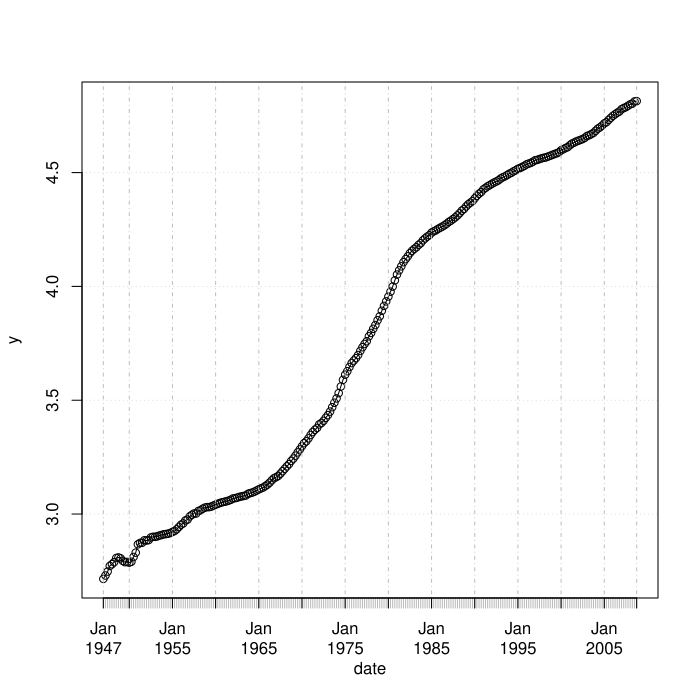

This chart was generated by the following R code:
#
# Copyright (c) 2015 by Yuchao Zhao, Xiaoye Meng.
#
# This program is free software: you can redistribute it and/or modify
# it under the terms of the GNU General Public License as published by
# the Free Software Foundation, either version 3 of the License, or
# (at your option) any later version.
#
# This program is distributed in the hope that it will be useful,
# but WITHOUT ANY WARRANTY; without even the implied warranty of
# MERCHANTABILITY or FITNESS FOR A PARTICULAR PURPOSE.  See the
# GNU General Public License for more details.
#
# You should have received a copy of the GNU General Public License
# along with this program.  If not, see <http://www.gnu.org/licenses/>.
#

require(xts)

da = read.table("data/q-gdpdef.txt", header = T)
y = log(da$gdpdef)
plot(xts(y, order.by = as.Date(paste(da$year, da$mom, da$day, sep = '-'))),
	type = 'o', main = '', xlab = 'date', ylab = 'y')
par(mfrow = c(2, 1))
acf(diff(y))
pacf(diff(y))
m1 = arima(diff(y), order = c(2, 0, 1))
m1
par(mfrow = c(1, 1))
acf(m1$residuals)
m2 = arima(diff(y), order = c(2, 0, 1), seasonal = list(order = c(0, 0, 1), period = 7))
m2
tsdiag(m2, gof = 20)
mp = predict(m2, 4)
Y1 = y[length(y)] + mp$pred[1]
Y2 = Y1 + mp$pred[2]
Y3 = Y2 + mp$pred[3]
Y4 = Y3 + mp$pred[4]
cat("prediction =", Y1, Y2, Y3, Y4, "\n");
